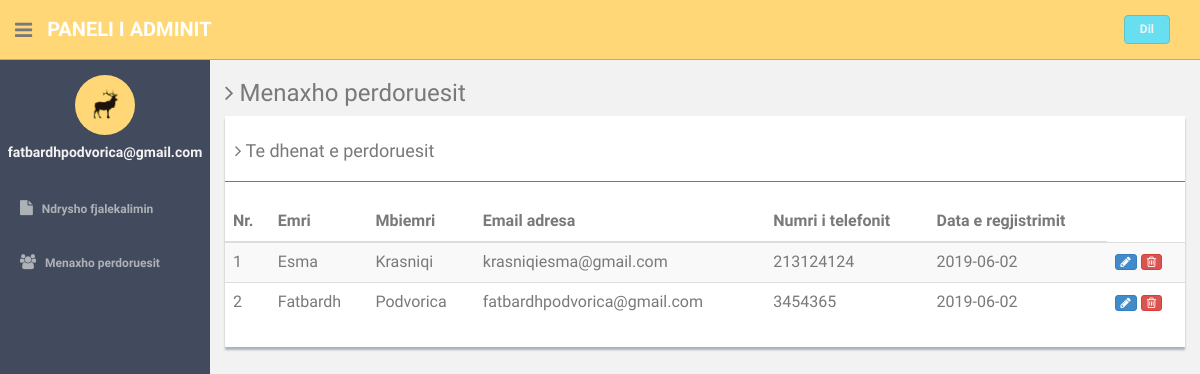
The app's page /admin/manage-users.php?id=9 (signed in) with its own data.
### tables this page shows
CREATE TABLE IF NOT EXISTS `users` (
  `id` int(11) NOT NULL,
  `fname` varchar(255) NOT NULL,
  `lname` varchar(255) NOT NULL,
  `email` varchar(255) NOT NULL,
  `password` varchar(300) NOT NULL,
  `contactno` varchar(11) NOT NULL,
  `posting_date` date NOT NULL
);

### admin/manage-users.php (the view, shortened to what this page needs)
<?php
include'dbconnection.php';
?><!DOCTYPE html>
<html lang="en">
  <head>
    <link href="assets/css/bootstrap.css" rel="stylesheet">
    <link href="assets/font-awesome/css/font-awesome.css" rel="stylesheet" />
    <link href="assets/css/style.css" rel="stylesheet">
    <link href="assets/css/style-responsive.css" rel="stylesheet">
  </head>
  <body>
  <section id="container" >
      <header class="header black-bg">
              <div class="sidebar-toggle-box">
                  <div class="fa fa-bars tooltips" data-placement="right" data-original-title="Toggle Navigation"></div>
              </div>
            <a href="#" class="logo"><b>Paneli i adminit</a>
            <div class="top-menu">
            	<ul class="nav pull-right top-menu">
                    <li><a class="logout" href="logout.php">Dil</a></li>
            	</ul>
            </div>
        </header>
      <aside>
          <div id="sidebar"  class="nav-collapse ">
              <ul class="sidebar-menu" id="nav-accordion">
              	  <p class="centered"><a href="#"><img src="assets/img/ui-sam.jpg" class="img-circle" width="60"></a></p>
              	  <h5 class="centered"><?php echo $_SESSION['login'];?></h5>
                  <li class="mt">
                      <a href="change-password.php">
                          <i class="fa fa-file"></i>
                          <span>Ndrysho fjalekalimin</span>
                      </a>
                  </li>
                  <li class="sub-menu">
                      <a href="manage-users.php" >
                          <i class="fa fa-users"></i>
                          <span>Menaxho perdoruesit</span>
                      </a>
                  </li>
              </ul>
          </div>
      </aside>
      <section id="main-content">
          <section class="wrapper">
          	<h3><i class="fa fa-angle-right"></i> Menaxho perdoruesit</h3>
				<div class="row">
                  <div class="col-md-12">
                      <div class="content-panel">
                          <table class="table table-striped table-advance table-hover">
	                  	  	  <h4><i class="fa fa-angle-right"></i> Te dhenat e perdoruesit </h4>
	                  	  	  <hr>
                              <thead>
                              <tr>
                                  <th>Nr.</th>
                                  <th class="hidden-phone">Emri</th>
                                  <th> Mbiemri</th>
                                  <th> Email adresa</th>
                                  <th>Numri i telefonit</th>
                                  <th>Data e regjistrimit</th>
                              </tr>
                              </thead>
                              <tbody>
                              <?php $ret=mysqli_query($con,"select * from users");
							  $cnt=1;
							  while($row=mysqli_fetch_array($ret))
							  {?>
                              <tr>
                              <td><?php echo $cnt;?></td>
                                  <td><?php echo $row['fname'];?></td>
                                  <td><?php echo $row['lname'];?></td>
                                  <td><?php echo $row['email'];?></td>
                                  <td><?php echo $row['contactno'];?></td>  <td><?php echo $row['posting_date'];?></td>
                                  <td>
                                     <a href="update-profile.php?uid=<?php echo $row['id'];?>">
                                     <button class="btn btn-primary btn-xs"><i class="fa fa-pencil"></i></button></a>
                                     <a href="manage-users.php?id=<?php echo $row['id'];?>">
                                     <button class="btn btn-danger btn-xs" onClick="return confirm('A jeni i sigurt qe doni ta fshini?');"><i class="fa fa-trash-o "></i></button></a>
                                  </td>
                              </tr>
                              <?php $cnt=$cnt+1; }?>
                              </tbody>
                          </table>
                      </div>
                  </div>
              </div>
		</section>
      </section
  ></section>
  </body>
</html>

### admin/assets/css/style.css (style rules this page uses)
body { color: #797979; background: #f2f2f2; font-family: 'Ruda', sans-serif; padding: 0px !important; margin: 0px !important; font-size:13px; }
ul li { list-style: none; }
a, a:hover, a:focus { text-decoration: none; outline: none; }
#container { width: 100%; height: 100%; }
hr { margin-top: 20px; margin-bottom: 20px; border: 0; border-top: 1px solid #797979; }
.centered { text-align: center; }
.mt { margin-top: 25px; }
ul.top-menu > li > .logout { color: #f2f2f2; font-size: 12px; border-radius: 4px; -webkit-border-radius: 4px; border: 1px solid #64c3c2 !important; padding: 5px 15px; margin-right: 15px; background: #68dff0; margin-top: 15px; }
#sidebar { width: 210px; height: 100%; position: fixed; background: #424a5d; }
#sidebar h5 { color: #f2f2f2; font-weight: 700; }
#sidebar ul li { position: relative; }
ul.sidebar-menu , ul.sidebar-menu li ul.sub { margin: -2px 0 0; padding: 0; }
ul.sidebar-menu { margin-top: 75px; }
ul.sidebar-menu li { margin-bottom: 5px; margin-left:10px; margin-right:10px; }
ul.sidebar-menu li.sub-menu { line-height: 15px; }
ul.sidebar-menu li a span { display: inline-block; }
ul.sidebar-menu li a { color: #aeb2b7; text-decoration: none; display: block; padding: 15px 0 15px 10px; font-size: 12px; outline: none; -webkit-transition: all 0.3s ease; -moz-transition: all 0.3s ease; -o-transition: all 0.3s ease; -ms-transition: all 0.3s ease; transition: all 0.3s ease; }
ul.sidebar-menu li a i { font-size: 15px; padding-right: 6px; }
#main-content { margin-left: 210px; }
.header, .footer { min-height: 60px; padding: 0 15px; }
.header { position: fixed; left: 0; right: 0; z-index: 1002; }
.black-bg { background: #ffd777; border-bottom: 1px solid #c9aa5f; }
.wrapper { display: inline-block; margin-top: 60px; padding-left: 15px; padding-right: 15px; padding-bottom: 15px; padding-top: 0px; width: 100%; }
a.logo { font-size: 20px; color: #ffffff; float: left; margin-top: 15px; text-transform: uppercase; }
a.logo b { font-weight: 900; }
#top_menu .nav > li, ul.top-menu > li { float: left; }
ul.top-menu > li > a { color: #666666; font-size: 16px; border-radius: 4px; -webkit-border-radius: 4px; border:1px solid #666666 !important; padding: 2px 6px; margin-right: 15px; }
.sidebar-toggle-box { float: left; padding-right: 15px; margin-top: 20px; }
.sidebar-toggle-box .fa-bars { cursor: pointer; display: inline-block; font-size: 20px; }
.content-panel { background: #ffffff; box-shadow: 0px 3px 2px #aab2bd; padding-top: 15px; padding-bottom: 5px; }
.content-panel h4 { margin-left: 10px; }

### records on screen
users: fname "Esma", lname "Krasniqi", email "krasniqiesma@gmail.com", contactno "213124124", posting_date "2019-06-02"
users: fname "Fatbardh", lname "Podvorica", email "fatbardhpodvorica@gmail.com", contactno "3454365", posting_date "2019-06-02"

### other values on screen
$_SESSION['login'] "fatbardhpodvorica@gmail.com"
